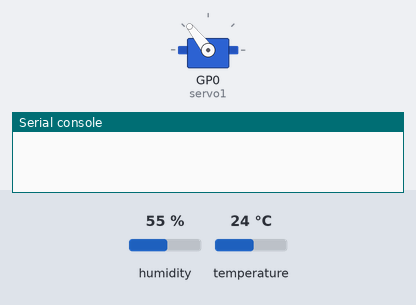
Bench run of a program on a simulated Raspberry Pi Pico running MicroPython. Shown: servo, the last lines printed to the serial console. The test bench sets the inputs (shaded band); at power-on: humidity 55 %, temperature 24 °C. Servo angles are drawn from the pulse width (0.5 ms = 0°, 2.5 ms = 180°).

Above: at 0.1 s.
At 1.3 s:
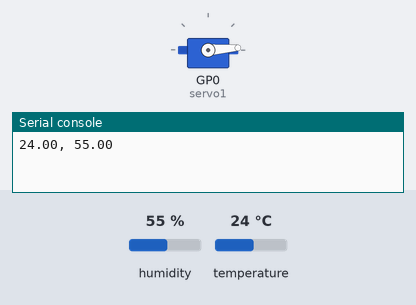
Timing chart, 0 to 2.8 s (numbered marks = the images above):
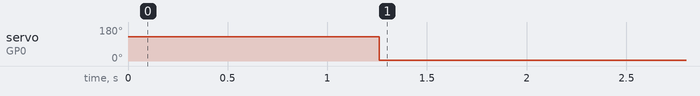

Measured:
- by itself, servo on GP0 (servo1): 128° → 4° at 1.3 s

The program:

main.py
```python
# AHT10 Temp,RH sensor on Pi Pico / micropython
#import servo
import machine
import uos
import time
from machine import Pin, I2C, Pin, PWM

#----------------------------
# Rui Santos & Sara Santos - Random Nerd Tutorials
# Complete project details at https://RandomNerdTutorials.com/raspberry-pi-pico-servo-motor-micropython/

class Servo:
    __servo_pwm_freq = 50
    __min_u16_duty = 1802
    __max_u16_duty = 7864
    min_angle = 0
    max_angle = 270
    current_angle = 0.001


    def __init__(self, pin):
        self.__initialise(pin)


    def update_settings(self, servo_pwm_freq, min_u16_duty, max_u16_duty, min_angle, max_angle, pin):
        self.__servo_pwm_freq = servo_pwm_freq
        self.__min_u16_duty = min_u16_duty
        self.__max_u16_duty = max_u16_duty
        self.min_angle = min_angle
        self.max_angle = max_angle
        self.__initialise(pin)


    def move(self, angle):
        # round to 2 decimal places, so we have a chance of reducing unwanted servo adjustments
        angle = round(angle, 2)
        # do we need to move?
        if angle == self.current_angle:
            return
        self.current_angle = angle
        # calculate the new duty cycle and move the motor
        duty_u16 = self.__angle_to_u16_duty(angle)
        self.__motor.duty_u16(duty_u16)

    def stop(self):
        self.__motor.deinit()

    def get_current_angle(self):
        return self.current_angle

    def __angle_to_u16_duty(self, angle):
        return int((angle - self.min_angle) * self.__angle_conversion_factor) + self.__min_u16_duty


    def __initialise(self, pin):
        self.current_angle = -0.001
        self.__angle_conversion_factor = (self.__max_u16_duty - self.__min_u16_duty) / (self.max_angle - self.min_angle)
        self.__motor = PWM(Pin(pin))
        self.__motor.freq(self.__servo_pwm_freq)

#----------------------------
import ahtx0
uart = machine.UART(0, baudrate=115200)
uart.init(115200, bits=8, parity=None, stop=1, tx=Pin(0), rx=Pin(1))
uos.dupterm(uart)
i2c = I2C(0, scl=Pin(17), sda=Pin(16), freq=400_000)
sensor = ahtx0.AHT10(i2c)
servo1 = Servo(pin=0)

#csv_filename = "sensor_data.csv"
# file_path = "sensor_data.csv"

# Initialize the CSV file with a header (run this once)
# with open(csv_filename, "w") as file:
#    file.write("Timestamp,Temperature (C),Humidity (%)\n")

servo1.move(200)
while True:
    print("%0.2f, %0.2f" %
          (sensor.temperature,
          sensor.relative_humidity))
    time.sleep(1)
    if (sensor.relative_humidity < 70):
        servo1.move(0)
    else:
        servo1.move(200)

uart.write(b"EOF")
source_file.close()
```
